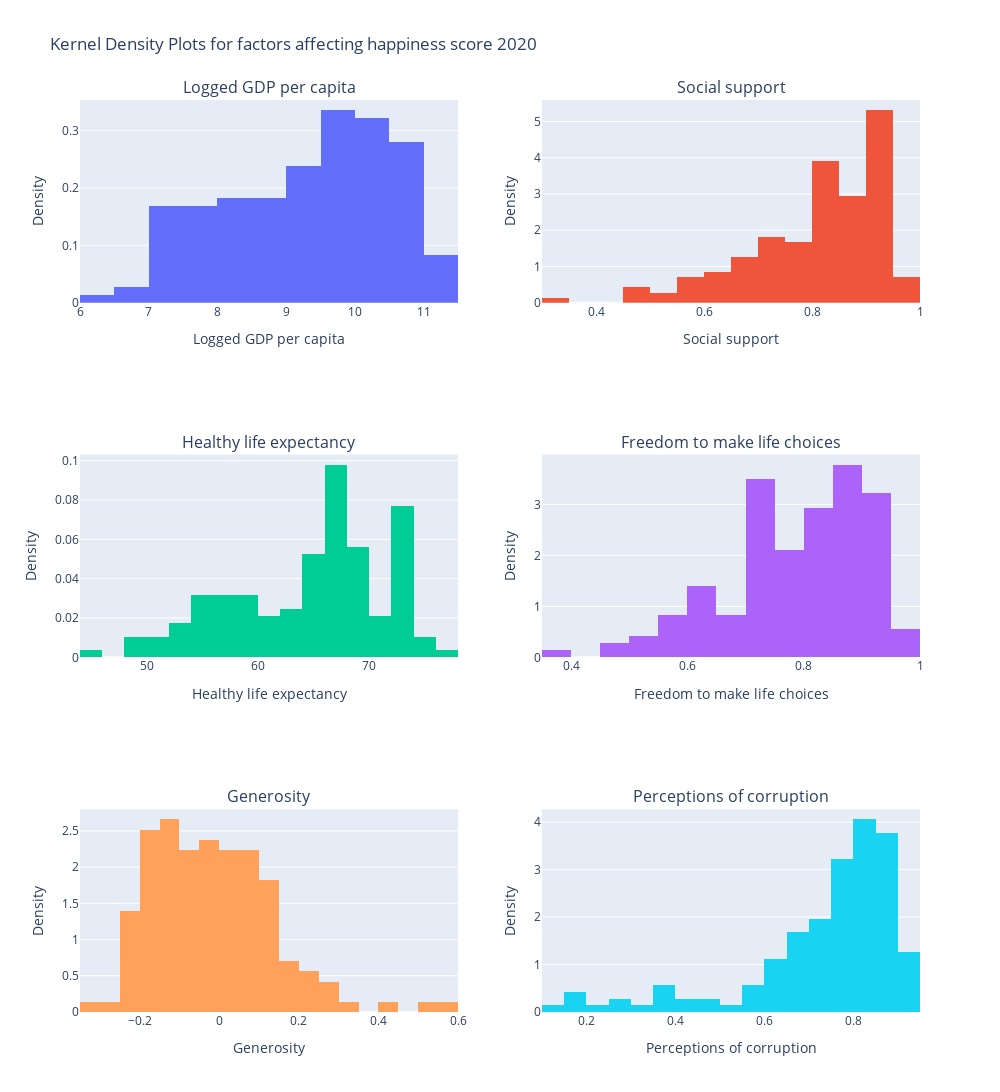

Source (notebook cell):
### Code cell
fig = sp.make_subplots(rows=3, cols=2, subplot_titles=[
    'Logged GDP per capita',
    'Social support',
    'Healthy life expectancy',
    'Freedom to make life choices',
    'Generosity','Perceptions of corruption'])

fig.add_trace(go.Histogram(x=Report_2020['Logged GDP per capita'], histnorm='probability density'), row=1, col=1)
fig.add_trace(go.Histogram(x=Report_2020['Social support'], histnorm='probability density'), row=1, col=2)
fig.add_trace(go.Histogram(x=Report_2020['Healthy life expectancy'], histnorm='probability density'), row=2, col=1)
fig.add_trace(go.Histogram(x=Report_2020['Freedom to make life choices'], histnorm='probability density'), row=2, col=2)
fig.add_trace(go.Histogram(x=Report_2020['Generosity'], histnorm='probability density'), row=3, col=1)
fig.add_trace(go.Histogram(x=Report_2020['Perceptions of corruption'], histnorm='probability density'), row=3, col=2)

fig.update_layout(
    showlegend=False,
    title='Kernel Density Plots for factors affecting happiness score 2020',
    height=1200,
    width=1000,)

fig.update_xaxes(title_text='Logged GDP per capita', row=1, col=1)
fig.update_xaxes(title_text='Social support', row=1, col=2)
fig.update_xaxes(title_text='Healthy life expectancy', row=2, col=1)
fig.update_xaxes(title_text='Freedom to make life choices', row=2, col=2)
fig.update_xaxes(title_text='Generosity', row=3, col=1)
fig.update_xaxes(title_text='Perceptions of corruption', row=3, col=2)
fig.update_yaxes(title_text='Density', row=1, col=1)
fig.update_yaxes(title_text='Density', row=1, col=2)
fig.update_yaxes(title_text='Density', row=2, col=1)
fig.update_yaxes(title_text='Density', row=2, col=2)
fig.update_yaxes(title_text='Density', row=3, col=1)
fig.update_yaxes(title_text='Density', row=3, col=2)

fig.show()

### Figure 1 — Plotly figure (JSON) as saved in the notebook; plotly's stock layout.template omitted (floating-point values rounded to 4 significant figures; data arrays with more than 128 entries replaced by an {"elided": "..."} marker saying what was removed)
{"data": [{"histnorm": "probability density", "type": "histogram", "x": {"elided": "143 float values"}, "xaxis": "x", "yaxis": "y"}, {"histnorm": "probability density", "type": "histogram", "x": {"elided": "143 float values"}, "xaxis": "x2", "yaxis": "y2"}, {"histnorm": "probability density", "type": "histogram", "x": {"elided": "143 float values"}, "xaxis": "x3", "yaxis": "y3"}, {"histnorm": "probability density", "type": "histogram", "x": {"elided": "143 float values"}, "xaxis": "x4", "yaxis": "y4"}, {"histnorm": "probability density", "type": "histogram", "x": {"elided": "143 float values"}, "xaxis": "x5", "yaxis": "y5"}, {"histnorm": "probability density", "type": "histogram", "x": {"elided": "143 float values"}, "xaxis": "x6", "yaxis": "y6"}], "layout": {"annotations": [{"font": {"size": 16}, "showarrow": false, "text": "Logged GDP per capita", "x": 0.225, "xanchor": "center", "xref": "paper", "y": 1, "yanchor": "bottom", "yref": "paper"}, {"font": {"size": 16}, "showarrow": false, "text": "Social support", "x": 0.775, "xanchor": "center", "xref": "paper", "y": 1, "yanchor": "bottom", "yref": "paper"}, {"font": {"size": 16}, "showarrow": false, "text": "Healthy life expectancy", "x": 0.225, "xanchor": "center", "xref": "paper", "y": 0.6111, "yanchor": "bottom", "yref": "paper"}, {"font": {"size": 16}, "showarrow": false, "text": "Freedom to make life choices", "x": 0.775, "xanchor": "center", "xref": "paper", "y": 0.6111, "yanchor": "bottom", "yref": "paper"}, {"font": {"size": 16}, "showarrow": false, "text": "Generosity", "x": 0.225, "xanchor": "center", "xref": "paper", "y": 0.2222, "yanchor": "bottom", "yref": "paper"}, {"font": {"size": 16}, "showarrow": false, "text": "Perceptions of corruption", "x": 0.775, "xanchor": "center", "xref": "paper", "y": 0.2222, "yanchor": "bottom", "yref": "paper"}], "height": 1200, "showlegend": false, "title": {"text": "Kernel Density Plots for factors affecting happiness score 2020"}, "width": 1000, "xaxis": {"anchor": "y", "domain": [0, 0.45], "title": {"text": "Logged GDP per capita"}}, "xaxis2": {"anchor": "y2", "domain": [0.55, 1], "title": {"text": "Social support"}}, "xaxis3": {"anchor": "y3", "domain": [0, 0.45], "title": {"text": "Healthy life expectancy"}}, "xaxis4": {"anchor": "y4", "domain": [0.55, 1], "title": {"text": "Freedom to make life choices"}}, "xaxis5": {"anchor": "y5", "domain": [0, 0.45], "title": {"text": "Generosity"}}, "xaxis6": {"anchor": "y6", "domain": [0.55, 1], "title": {"text": "Perceptions of corruption"}}, "yaxis": {"anchor": "x", "domain": [0.7778, 1], "title": {"text": "Density"}}, "yaxis2": {"anchor": "x2", "domain": [0.7778, 1], "title": {"text": "Density"}}, "yaxis3": {"anchor": "x3", "domain": [0.3889, 0.6111], "title": {"text": "Density"}}, "yaxis4": {"anchor": "x4", "domain": [0.3889, 0.6111], "title": {"text": "Density"}}, "yaxis5": {"anchor": "x5", "domain": [0, 0.2222], "title": {"text": "Density"}}, "yaxis6": {"anchor": "x6", "domain": [0, 0.2222], "title": {"text": "Density"}}}}
